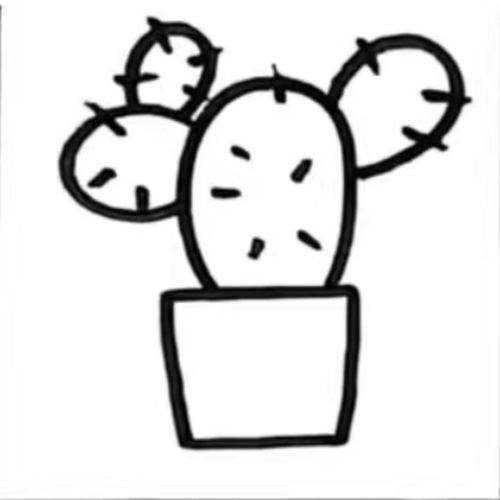
#> input picture Generate/CS1-Gestalt-Completion-Test/Images/14.png, 500 x 500 px; its folder holds 4 pictures in this run
$ python Gen.py
#> lines starting #> are read from the running program, lines starting #| are printed output that depends on the picture
import json
import os
import random
import numpy as np
from PIL import Image, ImageDraw
import glob
import datetime


def add_random_white_lines(input_folder, output_folder, num_lines_range=(10, 15), line_width_range=(30, 40)):
    """
    从输入文件夹读取所有PNG图片，在每张图片上随机添加白色线段以"擦除"部分内容，然后保存到输出文件夹

    参数:
    input_folder - 包含原始PNG图片的文件夹路径
    output_folder - 处理后图片的保存文件夹路径
    num_lines_range - 每张图片添加的线段数量范围，格式为(最小值, 最大值)
    line_width_range - 线段宽度范围，格式为(最小值, 最大值)
    """
#> called with input_folder = 'Images', output_folder = 'Quiz', num_lines_range = (10, 15), line_width_range = (30, 40)
    # 确保输出文件夹存在
    if not os.path.exists(output_folder):
        os.makedirs(output_folder)
        print(f"创建输出文件夹: {output_folder}")

    # 获取输入文件夹中的所有PNG图片
    image_files = glob.glob(os.path.join(input_folder, "*.png"))

    if not image_files:
        print(f"错误：在 {input_folder} 中没有找到PNG图片")
        return

    print(f"\n开始处理图片，添加随机白色线段...")
    print(f"从 {input_folder} 读取图片，处理后保存到 {output_folder}")

    for image_path in image_files:
        try:
            # 获取文件名（不含路径）
            filename = os.path.basename(image_path)
            # 构建输出路径
            output_path = os.path.join(output_folder, filename)

            # 打开图片
            img = Image.open(image_path)
#> img is the input picture: PIL image 500x500 RGB; min 0, max 255, mean 224.5
            draw = ImageDraw.Draw(img)

            # 获取图片尺寸
            width, height = img.size
#> width = 500; height = 500

            # 随机决定要添加的线段数量
            num_lines = random.randint(num_lines_range[0], num_lines_range[1])

            for _ in range(num_lines):
                # 随机线段起点和终点
                x1 = random.randint(0, width)
                y1 = random.randint(0, height)
                x2 = random.randint(0, width)
                y2 = random.randint(0, height)

                # 随机线段宽度
                line_width = random.randint(line_width_range[0], line_width_range[1])

                # 绘制白色线段
                draw.line([(x1, y1), (x2, y2)], fill="white", width=line_width)

            # 保存修改后的图片到输出文件夹
            img.save(output_path)
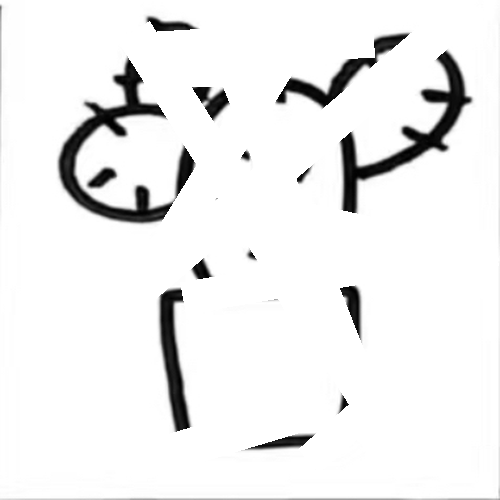
#> saved as 14.png: PIL image 500x500 RGB; min 0, max 255, mean 239
            print(f"已添加白色线段并保存: {filename}")

        except Exception as e:
            print(f"处理 {os.path.basename(image_path)} 时出错: {str(e)}")
#> pass 2 of the loop in add_random_white_lines, `for image_path in image_files:`:
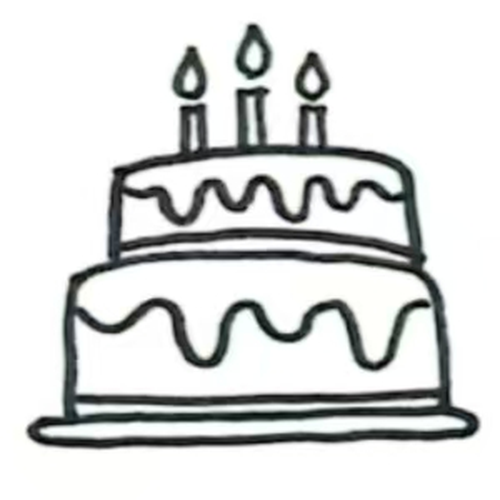
#> input picture Generate/CS1-Gestalt-Completion-Test/Images/15.png, 500 x 500 px
#> in add_random_white_lines, img is the input picture: PIL image 500x500 RGB; mean R, G, B 215.7, 217.1, 216.5
#> in add_random_white_lines, `img.save(output_path)`:
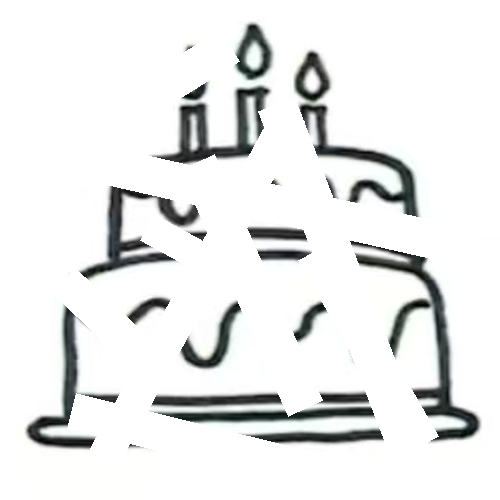
#> saved as 15.png: PIL image 500x500 RGB; mean R, G, B 232.1, 233.1, 232.7
#> pass 3 of the loop in add_random_white_lines, `for image_path in image_files:`:
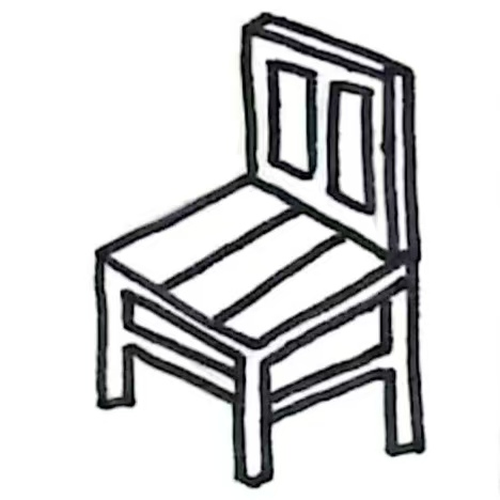
#> input picture Generate/CS1-Gestalt-Completion-Test/Images/18.png, 500 x 500 px
#> in add_random_white_lines, img is the input picture: PIL image 500x500 RGB; mean R, G, B 213.4, 213.6, 214.2
#> in add_random_white_lines, `img.save(output_path)`:
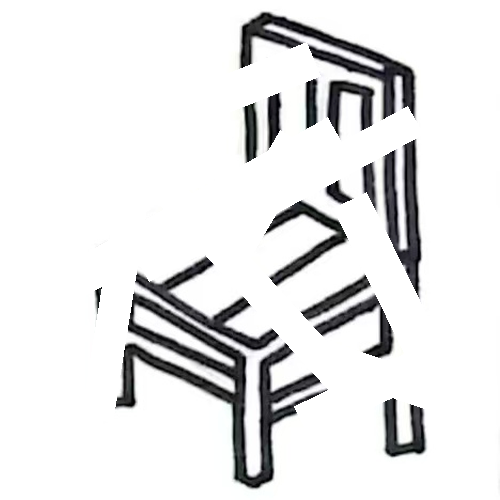
#> saved as 18.png: PIL image 500x500 RGB; mean R, G, B 229.1, 229.1, 229.6
#> the loop made 4 passes; the first 3 are shown

    print(f"已完成所有图片的处理，共 {len(image_files)} 张图片")


# 设置输入和输出文件夹
input_folder = "Images"  # 原始图片所在文件夹
output_folder = "Quiz"  # 处理后图片的保存文件夹

# 调用函数处理图片
add_random_white_lines(input_folder, output_folder)
